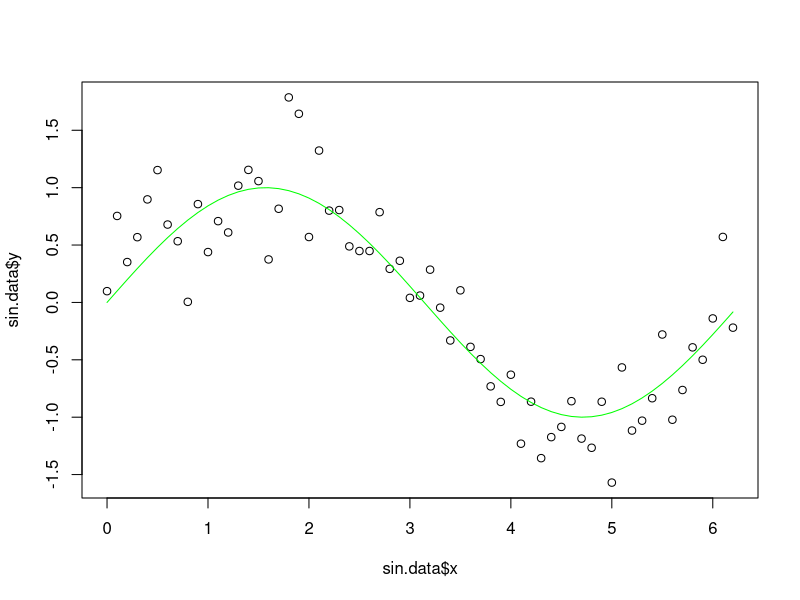
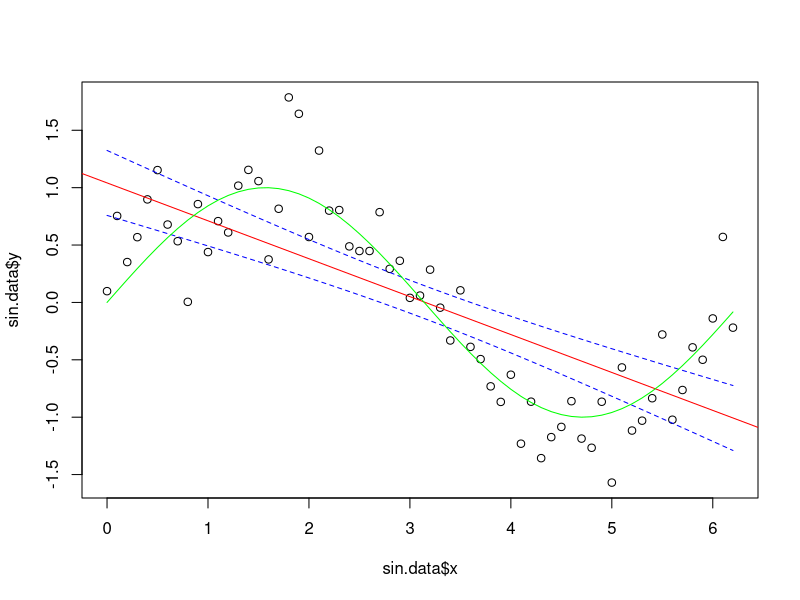
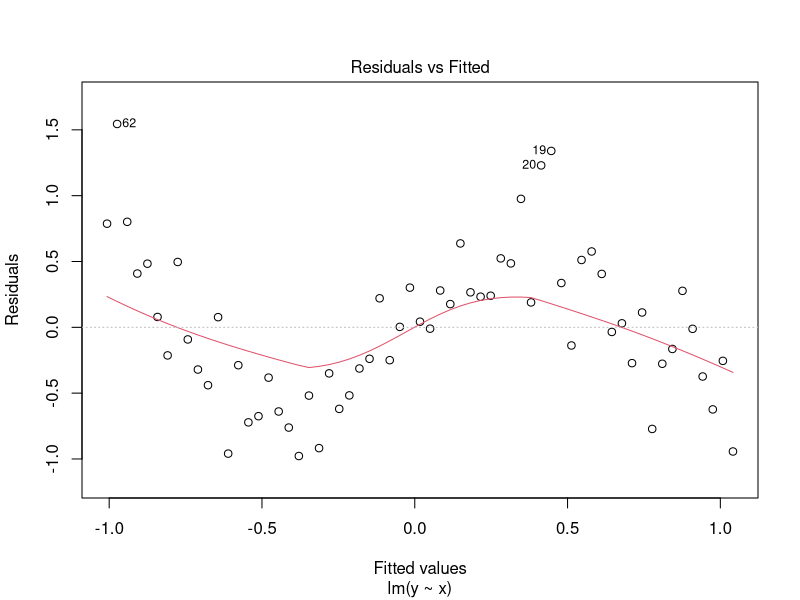
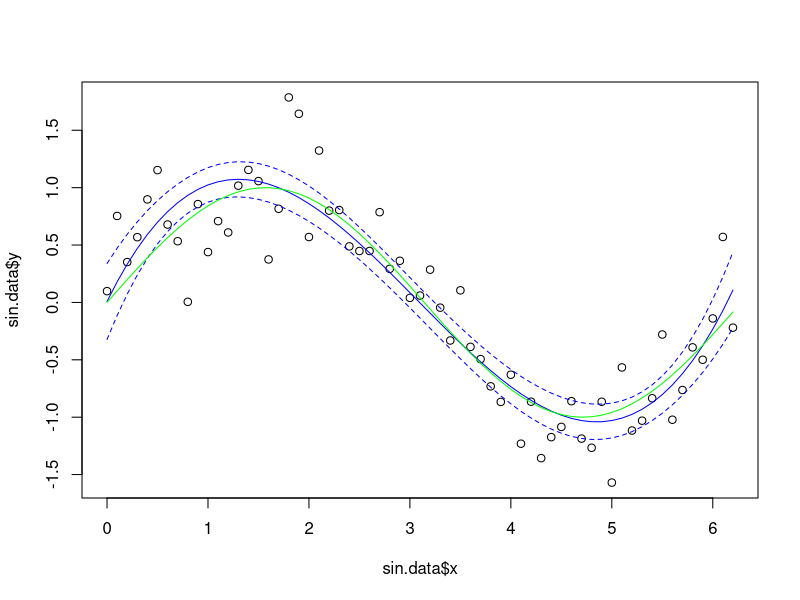
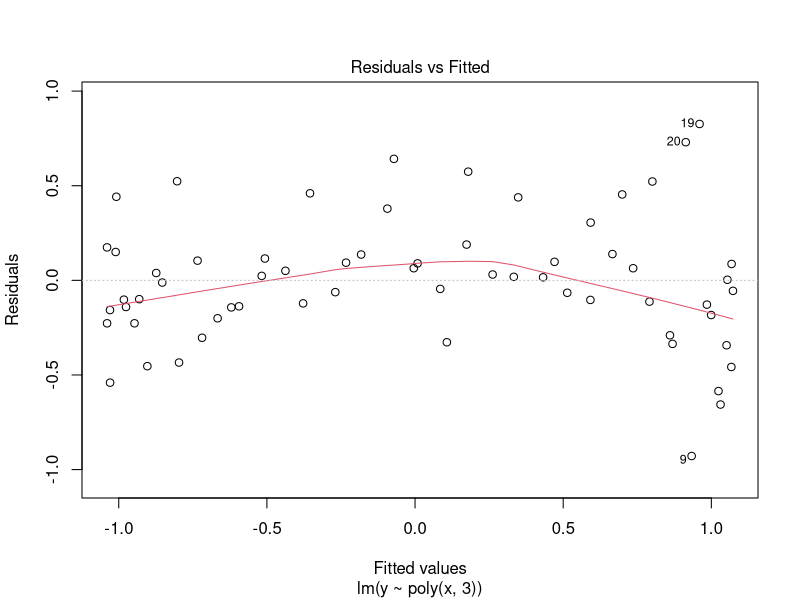
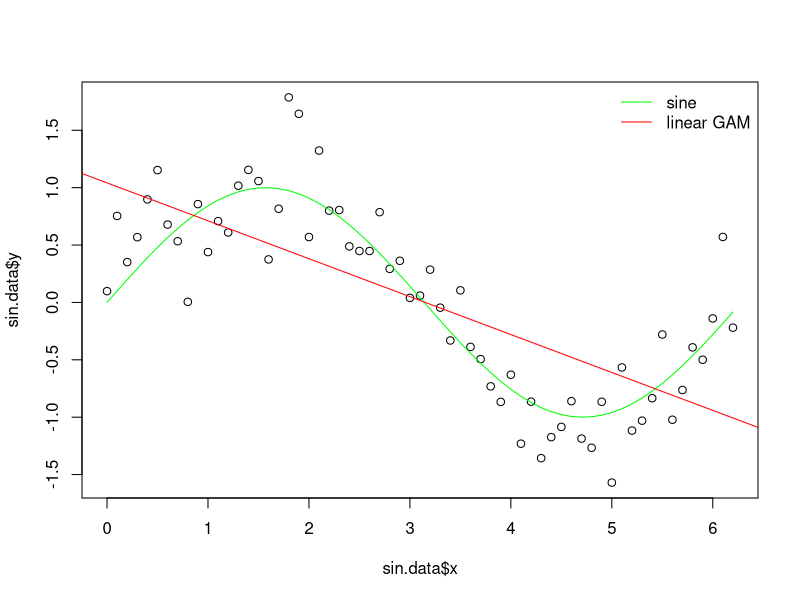
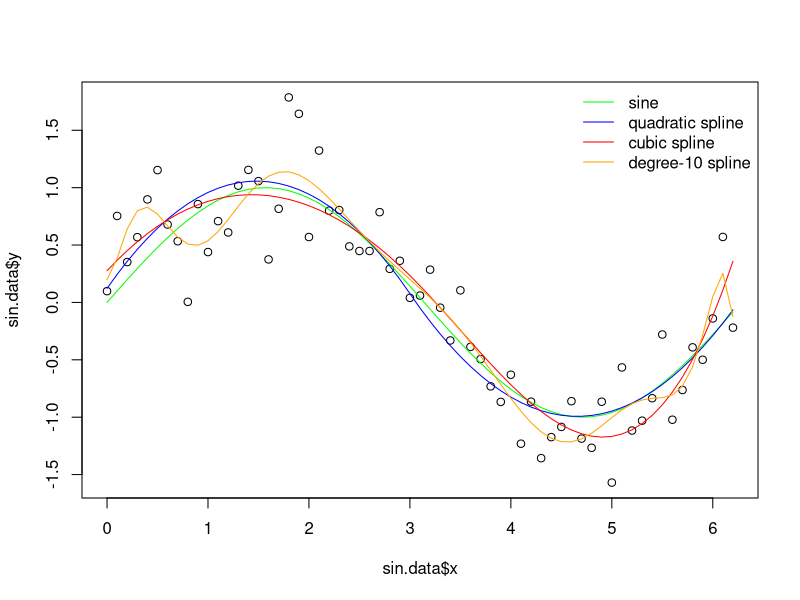
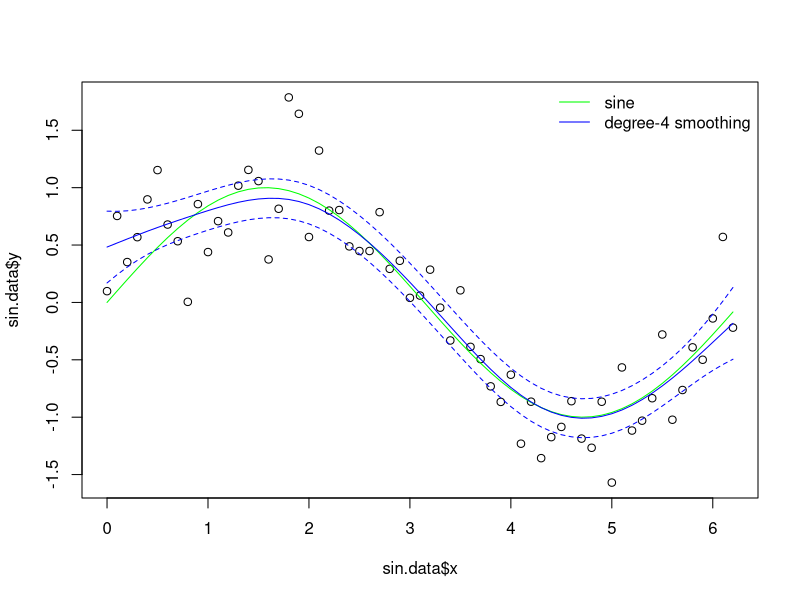

Here is the R script that generated these plots, in order:
## ---- chunk 1
library(splines)
library(gam)

# root mean squared error function for later evaluation
myRMSE = function(m, o){
  sqrt(mean((m - o)^2))
}
## ---- chunk 2
x <- seq(0, pi * 2, 0.1)
#y <- sin(x)
y <- sin(x) + rnorm(n = length(x), mean = 0, sd = sd(sin(x) / 2))
sin.data <- data.frame(y,x)
plot(sin.data$x,sin.data$y)
lines(sin.data$x,sin(sin.data$x),col="green")
## ---- chunk 3
lm.sin <- lm(y ~ x, data = sin.data) # learn the linear model
lm.sin.pred <- predict(lm.sin, interval="confidence") # make predictions at testing points
summary(lm.sin) # the model works somehow, explains more than 40% of the variance, much better than averaging
myRMSE(predict(lm.sin,sin.data),sin.data$y) # RMSE on train data
myRMSE(0,sin.data$y) # RMSE of the zero model on train data
plot(sin.data$x,sin.data$y)
abline(lm.sin,col="red")

lines(sin.data$x,lm.sin.pred[,"lwr"],col="blue",lty=2)
lines(sin.data$x,lm.sin.pred[,"upr"],col="blue",lty=2)
lines(sin.data$x,sin(sin.data$x),col="green")
plot(lm.sin,which=1) # however, the assumptions violated, unreliable confidence intervals, the model underfits the data

sin.test <- data.frame(x=seq(0, pi * 2, 0.1),y=sin(x) + rnorm(n = length(x), mean = 0, sd = sd(sin(x) / 2)))
myRMSE(predict(lm.sin,sin.test),sin.test$y) # RMSE on test data
myRMSE(0,sin.test$y) # RMSE of the zero model on test data
## ---- chunk 4
lm.sin.cub <- lm(y ~ poly(x,3), data = sin.data) # learn the linear model
lm.sin.pred <- predict(lm.sin.cub, interval="confidence") # make predictions at testing points
summary(lm.sin.cub) # the model works even better, explains nearly 80% of the variance, much better than linear model
myRMSE(predict(lm.sin.cub,sin.data),sin.data$y) # RMSE on train data
myRMSE(0,sin.data$y) # RMSE of the zero model on train data
plot(sin.data$x,sin.data$y)

lines(sin.data$x,lm.sin.pred[,"fit"],col="blue")
lines(sin.data$x,lm.sin.pred[,"lwr"],col="blue",lty=2)
lines(sin.data$x,lm.sin.pred[,"upr"],col="blue",lty=2)
lines(sin.data$x,sin(sin.data$x),col="green")
plot(lm.sin.cub,which=1) # much better residuals

myRMSE(predict(lm.sin.cub,sin.test),sin.test$y) # RMSE on test data
myRMSE(0,sin.test$y) # RMSE of the zero model on test data
## ---- chunk 5
gam.lin<-gam(y~x,data=sin.data) # simple gam, matches lm
summary(gam.lin)
coefficients(gam.lin) # the same as in lm.sin
plot(sin.data$x,sin.data$y)
lines(sin.data$x,sin(sin.data$x),col="green") # plot the true model
legend("topright",legend=c("sine","linear GAM"),lty=c("solid"),col=c("green","red"),bty="n")

abline(gam.lin,col="red")
gam.quad<-gam(y~bs(x,degree=2,knots=c(3)),data=sin.data) # gam with a quadratic spline with one knot
summary(gam.quad)
coefficients(gam.quad)
gam.quad.pred <- predict(gam.quad, se.fit=T) # make predictions at testing points
plot(sin.data$x,sin.data$y) # plot the original data
lines(sin.data$x,sin(sin.data$x),col="green") # plot the true model
lines(sin.data$x,gam.quad.pred$fit,col="blue")
gam.cub<-gam(y~bs(x,degree=3,knots=c(3)),data=sin.data) # increase the degree, cubic spline with one knot
lines(sin.data$x,predict(gam.cub),col="red")
gam.overfit<-gam(y~bs(x,degree=10,knots=quantile(sin.data$x,c(0.25,0.5,0.75))),data=sin.data) # overfit the data
lines(sin.data$x,predict(gam.overfit),col="orange")
legend("topright",legend=c("sine","quadratic spline","cubic spline","degree-10 spline"),lty=c("solid"),col=c("green","blue","red","orange"),bty="n")

## ---- chunk 6
gam.smooth<-gam(y~s(x),data=sin.data) # gam with a smoothing spline, the default flexibility is df=4 (df=1 corresponds to linear fit)
#gam.smooth<-gam(y~s(x,df=nrow(sin.data)),data=sin.data) # smoothing spline, exact fit
summary(gam.smooth)
coefficients(gam.smooth)
gam.smooth.pred <- predict(gam.smooth, se.fit=T) # make predictions at testing points
plot(sin.data$x,sin.data$y) # plot the smoothing spline
lines(sin.data$x,sin(sin.data$x),col="green") # plot the true model
lines(sin.data$x,gam.smooth.pred$fit,col="blue")
lines(sin.data$x,gam.smooth.pred$fit+2*gam.smooth.pred$se.fit[,1],col="blue",lty=2)
lines(sin.data$x,gam.smooth.pred$fit-2*gam.smooth.pred$se.fit[,1],col="blue",lty=2)
legend("topright",legend=c("sine","degree-4 smoothing"),lty=c("solid"),col=c("green","blue"),bty="n")
# the above plot suggests that the smoothing spline has about the right flexibility, however learn the best df value with CV
gam.smooth.opt<-smooth.spline(sin.data$x, sin.data$y, cv = TRUE) # the best df seems to be a bit larger, around 6
plot(sin.data$x,sin.data$y) # plot the smoothing spline
lines(sin.data$x,sin(sin.data$x),col="green") # plot the true model
lines(sin.data$x,gam.smooth.pred$fit,col="blue")
lines(sin.data$x,predict(gam.smooth.opt)$y,col="red")
legend("topright",legend=c("sine","degree-4 smoothing","degree-opt smoothing"),lty=c("solid"),col=c("green","blue","red"),bty="n")
